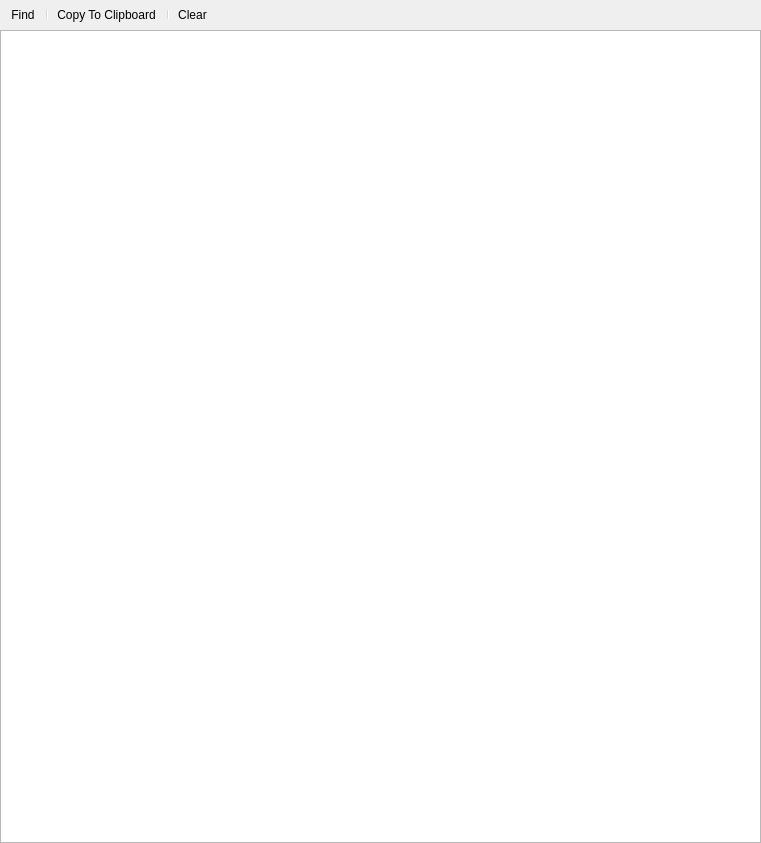
<?xml version="1.0" encoding="UTF-8"?>
<ui version="4.0">
 <class>Output</class>
 <widget class="QWidget" name="Output">
  <property name="geometry">
   <rect>
    <x>0</x>
    <y>0</y>
    <width>761</width>
    <height>843</height>
   </rect>
  </property>
  <property name="windowTitle">
   <string>Form</string>
  </property>
  <layout class="QVBoxLayout" name="verticalLayout_3">
   <property name="spacing">
    <number>6</number>
   </property>
   <property name="leftMargin">
    <number>0</number>
   </property>
   <property name="topMargin">
    <number>0</number>
   </property>
   <property name="rightMargin">
    <number>0</number>
   </property>
   <property name="bottomMargin">
    <number>0</number>
   </property>
   <item>
    <layout class="QVBoxLayout" name="verticalLayout">
     <property name="spacing">
      <number>1</number>
     </property>
     <property name="sizeConstraint">
      <enum>QLayout::SetDefaultConstraint</enum>
     </property>
     <property name="rightMargin">
      <number>0</number>
     </property>
     <item>
      <widget class="QToolBar" name="toolbar">
       <property name="sizePolicy">
        <sizepolicy hsizetype="Expanding" vsizetype="Minimum">
         <horstretch>0</horstretch>
         <verstretch>0</verstretch>
        </sizepolicy>
       </property>
       <property name="minimumSize">
        <size>
         <width>334</width>
         <height>23</height>
        </size>
       </property>
       <property name="autoFillBackground">
        <bool>true</bool>
       </property>
       <property name="floatable">
        <bool>true</bool>
       </property>
       <addaction name="actionFind"/>
       <addaction name="separator"/>
       <addaction name="actionCopy_To_Clipboard"/>
       <addaction name="separator"/>
       <addaction name="actionClear"/>
      </widget>
     </item>
     <item>
      <widget class="QTextEdit" name="textEdit"/>
     </item>
    </layout>
   </item>
  </layout>
  <action name="actionFind">
   <property name="text">
    <string>Find</string>
   </property>
   <property name="toolTip">
    <string>Find Text</string>
   </property>
   <property name="shortcut">
    <string>Ctrl+F</string>
   </property>
  </action>
  <action name="actionCopy_To_Clipboard">
   <property name="text">
    <string>Copy To Clipboard</string>
   </property>
  </action>
  <action name="actionClear">
   <property name="text">
    <string>Clear</string>
   </property>
  </action>
 </widget>
 <resources/>
 <connections/>
</ui>
